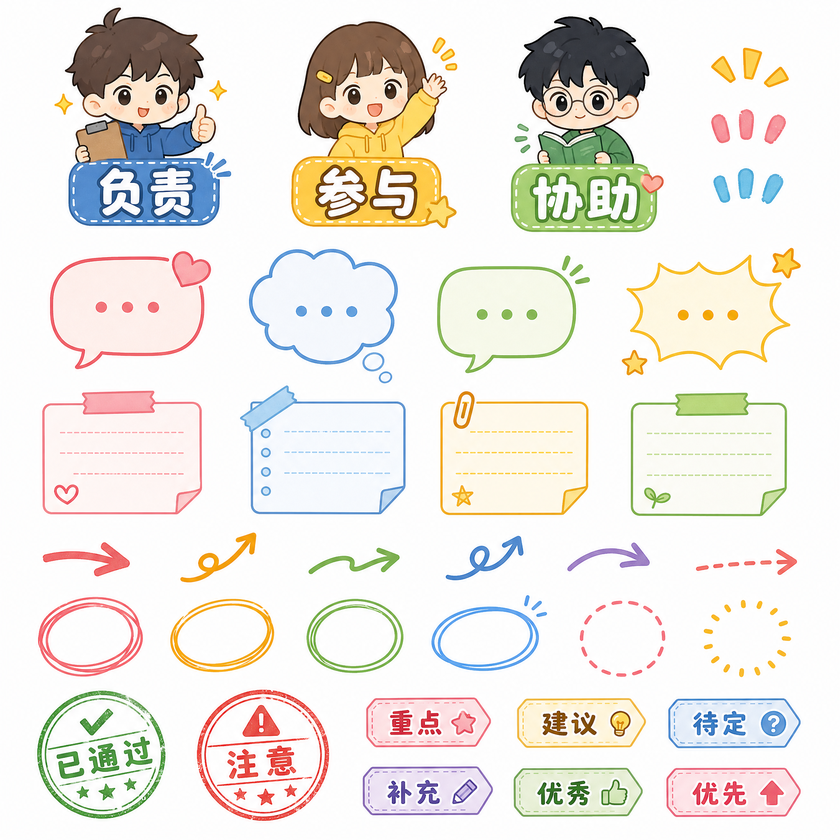
#> input picture example/sticker-annotation-sheet.png, 840 x 840 px, shrunk from 2048 x 2048 before the run
$ python -i canny.py   (imports and definitions only)
#> lines starting #> are read from the running program, lines starting #| are printed output that depends on the picture; after the words box and inside, x2 and y2 are one past the last pixel; in counts of white or black regions, pixels touching at a corner belong together
#> further down, picture is the input picture: shape (840, 840, 3); mean B, G, R 225.9, 232.1, 236.4
import cv2
import numpy as np
from typing import List, Tuple


def merge_nearby_bboxes(bboxes: List[Tuple[int, int, int, int]], distance: int = 20) -> List[Tuple[int, int, int, int]]:
    """
    合并相邻的包围盒
    """
    if not bboxes:
        return []

    # 转换为 [x1, y1, x2, y2] 格式
    boxes = [(x, y, x + w, y + h) for x, y, w, h in bboxes]
    merged = True

    while merged:
        merged = False
        new_boxes = []
        used = [False] * len(boxes)

        for i in range(len(boxes)):
            if used[i]:
                continue

            x1, y1, x2, y2 = boxes[i]

            for j in range(i + 1, len(boxes)):
                if used[j]:
                    continue

                bx1, by1, bx2, by2 = boxes[j]

                # 检查是否相邻（考虑距离阈值）
                if (x1 - distance <= bx2 and bx1 - distance <= x2 and
                    y1 - distance <= by2 and by1 - distance <= y2):
                    # 合并
                    x1 = min(x1, bx1)
                    y1 = min(y1, by1)
                    x2 = max(x2, bx2)
                    y2 = max(y2, by2)
                    used[j] = True
                    merged = True

            new_boxes.append((x1, y1, x2, y2))

        boxes = new_boxes

    # 转换回 (x, y, w, h) 格式
    return [(x1, y1, x2 - x1, y2 - y1) for x1, y1, x2, y2 in boxes]


def detect(
    img: np.ndarray,
    gauss_sigma: float = 1.0,
    gauss_amount: int = 5,
    threshold1: int = 50,
    threshold2: int = 150,
    struct_k1: int = 3,
    struct_k2: int = 3,
    close_iter: int = 1,
    dilate_iter: int = 1,
    min_area: int = 500,
    merge_distance: int = 20,
) -> Tuple[List[np.ndarray], List[Tuple[int, int, int, int]]]:
    """
    Detect elements using Canny edge detection.

    Returns:
        contours: List of contours
        bboxes: List of (x, y, w, h) bounding boxes
    """
#> called with gauss_sigma = 1, gauss_amount = 5, threshold1 = 50, threshold2 = 150, struct_k1 = 3, struct_k2 = 3, close_iter = 1, dilate_iter = 1
    # Convert to grayscale if needed
    if len(img.shape) == 3:
        if img.shape[2] == 4:
            gray = cv2.cvtColor(img, cv2.COLOR_BGRA2GRAY)
        else:
            gray = cv2.cvtColor(img, cv2.COLOR_BGR2GRAY)
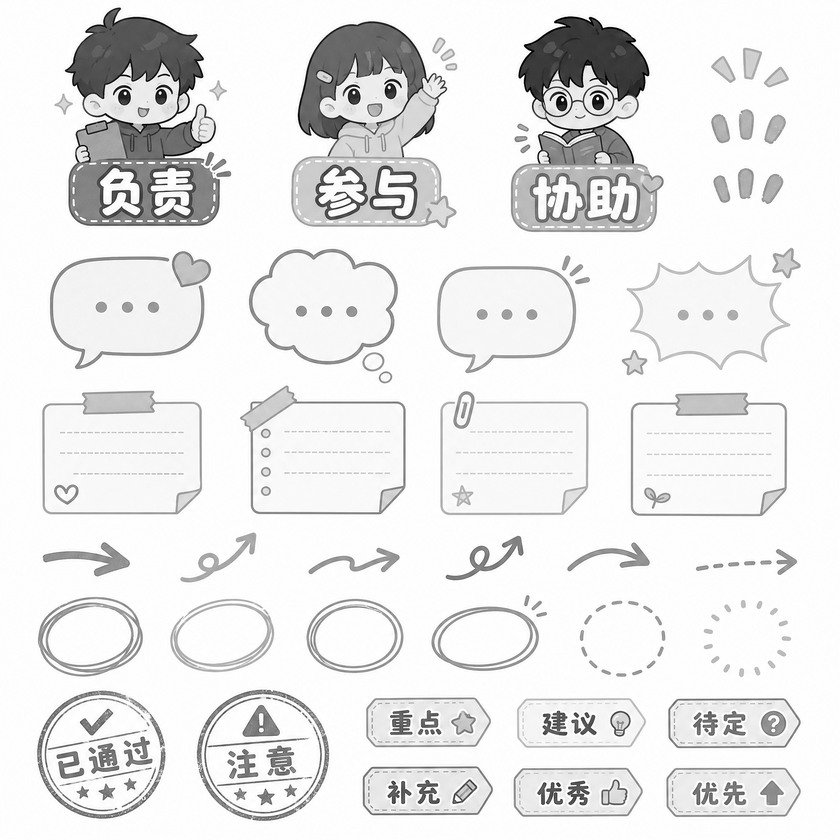
#> gray: shape (840, 840); min 0, max 255, mean 232.7
    else:
        gray = img.copy()

    # Gaussian blur
    ksize = gauss_amount if gauss_amount % 2 == 1 else gauss_amount + 1
    blurred = cv2.GaussianBlur(gray, (ksize, ksize), gauss_sigma)

    # Canny edge detection
    edges = cv2.Canny(blurred, threshold1, threshold2)
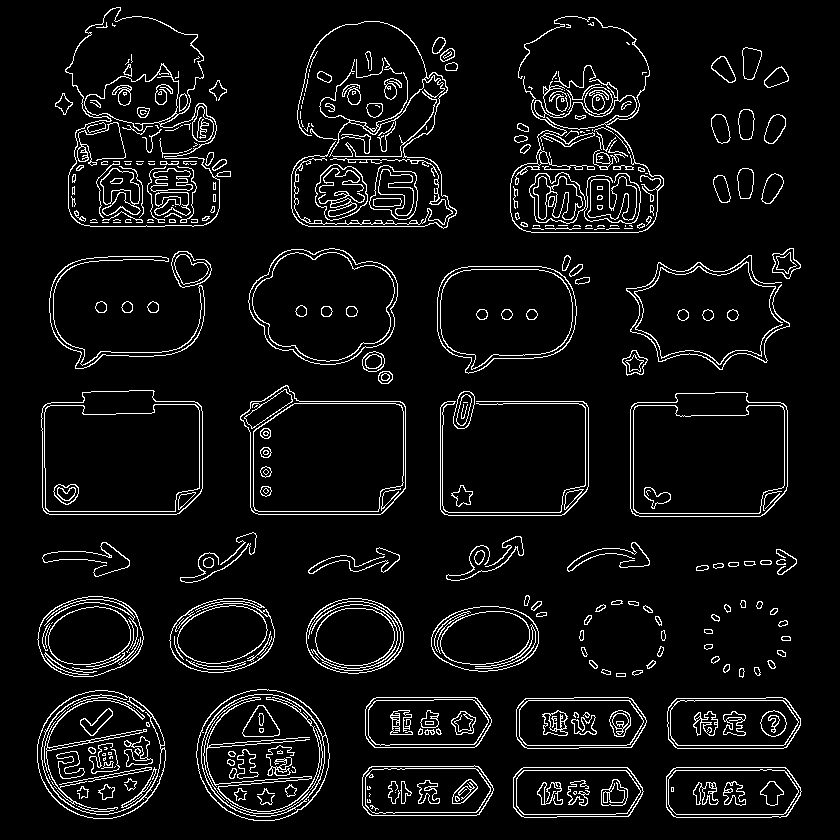
#> edges: shape (840, 840); 6.3% white in thin lines or dots, all inside (x1, y1, x2, y2) = (37, 7, 802, 821)

    # Morphological operations
    kernel = cv2.getStructuringElement(cv2.MORPH_RECT, (struct_k1, struct_k2))

    if close_iter > 0:
        edges = cv2.morphologyEx(edges, cv2.MORPH_CLOSE, kernel, iterations=close_iter)
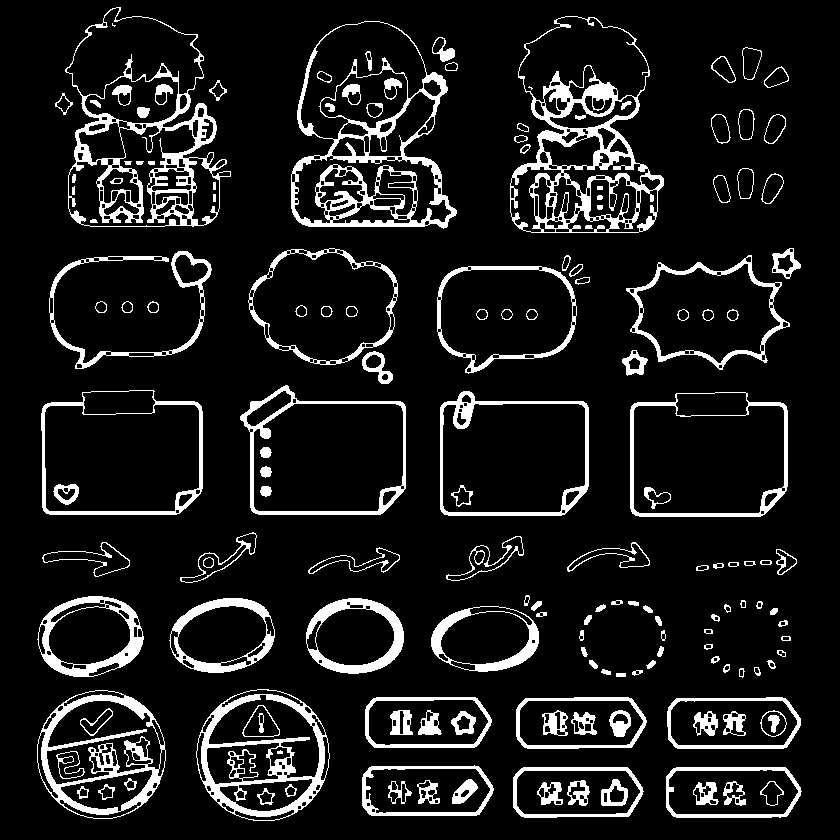
#> edges: shape (840, 840); 10.7% white; 164 white regions (3 under 20 px), largest, box (x1, y1, x2, y2) and area: (510, 16, 664, 233) 7147, (291, 21, 457, 229) 6506, (65, 7, 231, 227) 6217

    if dilate_iter > 0:
        edges = cv2.dilate(edges, kernel, iterations=dilate_iter)
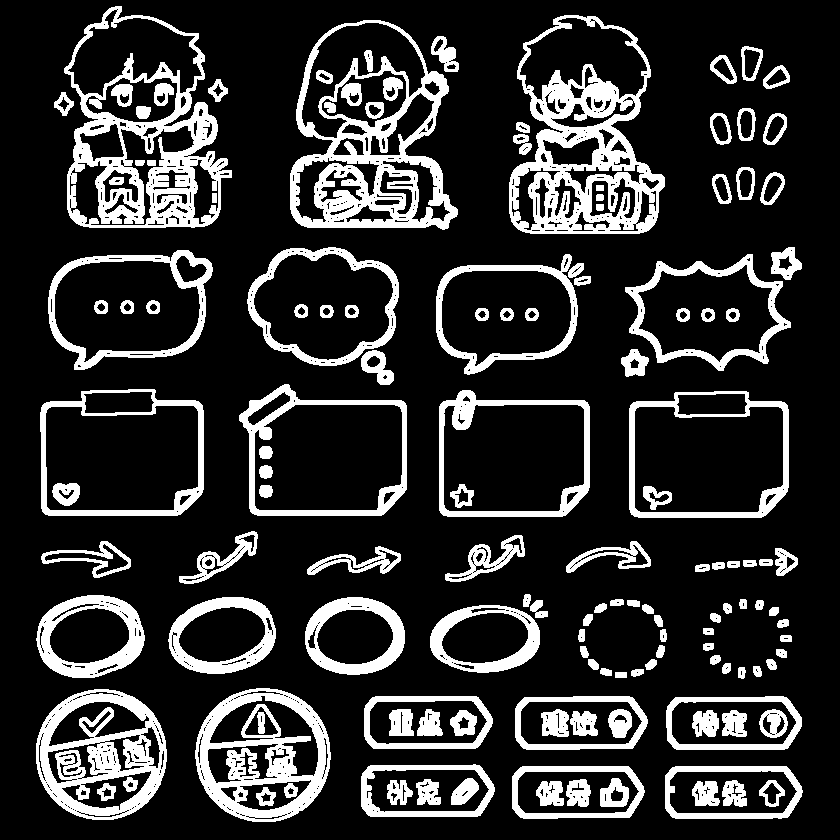
#> edges: shape (840, 840); 18.8% white; 142 white regions

    # Find contours
    contours, _ = cv2.findContours(edges, cv2.RETR_EXTERNAL, cv2.CHAIN_APPROX_SIMPLE)
#> contours = 85 contours; largest, box (x1, y1, x2, y2) and area: (64, 6, 232, 228) 27405, (290, 20, 458, 230) 26364, (509, 15, 665, 234) 24914, (40, 389, 204, 516) 19027, (629, 391, 789, 518) 18750

    # Filter and get bounding boxes
    bboxes = []
    valid_contours = []
    for contour in contours:
        area = cv2.contourArea(contour)
        x, y, w, h = cv2.boundingRect(contour)
        # 按面积过滤小区域
        if area >= min_area and w > 10 and h > 10:
            bboxes.append((x, y, w, h))
            valid_contours.append(contour)
#> this loop made 85 passes
#> (area, x, y, w, h) on passes 1, 2, 3, 4, 5, 6, 7, 8, 10, 11, 12, 13: (6684, 665, 766, 138, 53), (6349, 512, 766, 133, 53), (6376, 361, 764, 134, 53), (6619, 666, 696, 136, 54), (6430.5, 515, 696, 133, 54), (6218.5, 364, 696, 129, 53), (13460.5, 36, 689, 131, 131), (14191.5, 195, 688, 136, 134), (66, 631, 669, 13, 8), (61.5, 600, 668, 12, 8), (65.5, 738, 667, 8, 12), (68, 753, 666, 9, 11)
#> (contour, area, x, y, w, h) on pass 9: ([[615, 672], [615, 677], [626, 677], [626, 672]], 55, 615, 672, 12, 6)
#> after the loop, bboxes = 35 items, first 6: (665, 766, 138, 53), (512, 766, 133, 53), (361, 764, 134, 53), (666, 696, 136, 54), (515, 696, 133, 54), (364, 696, 129, 53); valid_contours = 35 contours; largest, box (x1, y1, x2, y2) and area: (64, 6, 232, 228) 27405, (290, 20, 458, 230) 26364, (509, 15, 665, 234) 24914, (40, 389, 204, 516) 19027, (629, 391, 789, 518) 18750

    # 合并相邻包围盒
    bboxes = merge_nearby_bboxes(bboxes, merge_distance)
#> in merge_nearby_bboxes, `boxes = [(x, y, x + w, y + h) for x, y, w, h in bboxes]`: boxes = 35 items, first 6: (665, 766, 803, 819), (512, 766, 645, 819), (361, 764, 495, 817), (666, 696, 802, 750), (515, 696, 648, 750), (364, 696, 493, 749)
#> bboxes = [(36, 6, 767, 816)]

    # Sort by position (top-to-bottom, left-to-right)
    if bboxes:
        bboxes.sort(key=lambda b: (b[1] // 100, b[0]))

    return valid_contours, bboxes

>>> import cv2
>>> picture = cv2.imread('../../../example/sticker-annotation-sheet.png')
>>> result = detect(picture)
